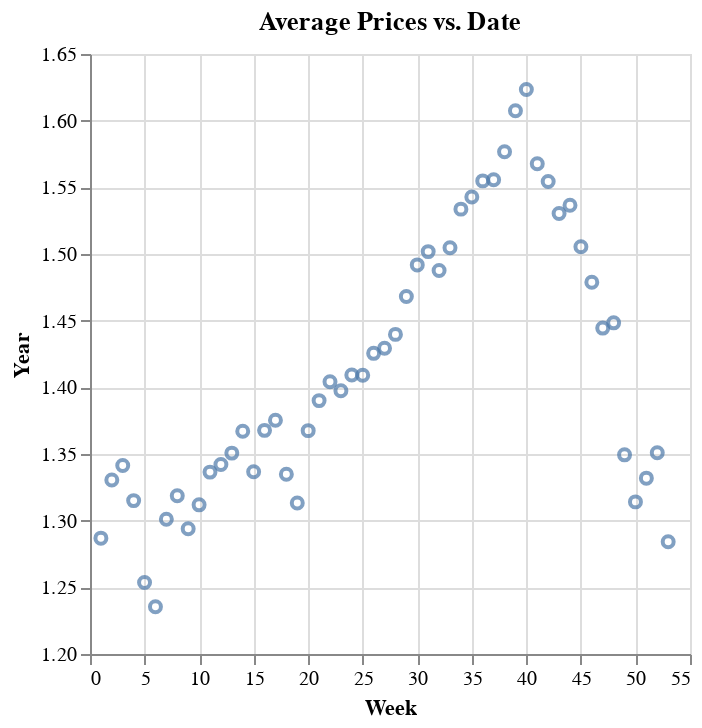

The code cell stored with this chart in its notebook:
### Code cell
"""
4. Plot Aggregated Data"
"""
# Create scatter plot to visualize weekly avg price of avos
scatter_weekly = alt.Chart(df_weekly).mark_point().encode(
    x=alt.X('wk', title="Week"),
    y=alt.Y('average_price', title="Average Price ($)")
            .title("Year")
            .scale(zero=False)
).properties(
    title='Average Prices vs. Date'
)

scatter_weekly.show() # Display chart. I had to force with .show() because chart was not rendering and displaying without it

### Figure 1 — Vega specification as saved in the notebook (floating-point values rounded to 4 significant figures)
{"$schema": "https://vega.github.io/schema/vega/v5.json", "data": [{"name": "source_0", "values": [{"average_price": 1.287, "wk": 1}, {"average_price": 1.331, "wk": 2}, {"average_price": 1.341, "wk": 3}, {"average_price": 1.315, "wk": 4}, {"average_price": 1.254, "wk": 5}, {"average_price": 1.235, "wk": 6}, {"average_price": 1.301, "wk": 7}, {"average_price": 1.319, "wk": 8}, {"average_price": 1.294, "wk": 9}, {"average_price": 1.312, "wk": 10}, {"average_price": 1.336, "wk": 11}, {"average_price": 1.342, "wk": 12}, {"average_price": 1.351, "wk": 13}, {"average_price": 1.367, "wk": 14}, {"average_price": 1.337, "wk": 15}, {"average_price": 1.368, "wk": 16}, {"average_price": 1.375, "wk": 17}, {"average_price": 1.335, "wk": 18}, {"average_price": 1.313, "wk": 19}, {"average_price": 1.368, "wk": 20}, {"average_price": 1.39, "wk": 21}, {"average_price": 1.404, "wk": 22}, {"average_price": 1.397, "wk": 23}, {"average_price": 1.409, "wk": 24}, {"average_price": 1.409, "wk": 25}, {"average_price": 1.425, "wk": 26}, {"average_price": 1.429, "wk": 27}, {"average_price": 1.44, "wk": 28}, {"average_price": 1.468, "wk": 29}, {"average_price": 1.492, "wk": 30}, {"average_price": 1.502, "wk": 31}, {"average_price": 1.488, "wk": 32}, {"average_price": 1.505, "wk": 33}, {"average_price": 1.534, "wk": 34}, {"average_price": 1.543, "wk": 35}, {"average_price": 1.555, "wk": 36}, {"average_price": 1.556, "wk": 37}, {"average_price": 1.577, "wk": 38}, {"average_price": 1.607, "wk": 39}, {"average_price": 1.623, "wk": 40}, {"average_price": 1.568, "wk": 41}, {"average_price": 1.554, "wk": 42}, {"average_price": 1.53, "wk": 43}, {"average_price": 1.537, "wk": 44}, {"average_price": 1.506, "wk": 45}, {"average_price": 1.479, "wk": 46}, {"average_price": 1.444, "wk": 47}, {"average_price": 1.448, "wk": 48}, {"average_price": 1.349, "wk": 49}, {"average_price": 1.314, "wk": 50}, {"average_price": 1.332, "wk": 51}, {"average_price": 1.351, "wk": 52}, {"average_price": 1.284, "wk": 53}]}, {"name": "source_0_x_domain_wk", "values": [{"min": 1, "max": 53}]}, {"name": "source_0_y_domain_average_price", "values": [{"min": 1.235, "max": 1.623}]}], "marks": [{"type": "symbol", "name": "marks", "from": {"data": "source_0"}, "encode": {"update": {"stroke": {"value": "#4c78a8"}, "y": {"field": "average_price", "scale": "y"}, "fill": {"value": "transparent"}, "x": {"field": "wk", "scale": "x"}, "opacity": {"value": 0.7}}}, "style": ["point"]}], "scales": [{"name": "x", "type": "linear", "domain": [{"signal": "(data(\"source_0_x_domain_wk\")[0] || {}).min"}, {"signal": "(data(\"source_0_x_domain_wk\")[0] || {}).max"}], "range": [0, {"signal": "width"}], "zero": true, "nice": true}, {"name": "y", "type": "linear", "domain": [{"signal": "(data(\"source_0_y_domain_average_price\")[0] || {}).min"}, {"signal": "(data(\"source_0_y_domain_average_price\")[0] || {}).max"}], "range": [{"signal": "height"}, 0], "zero": false, "nice": true}], "axes": [{"scale": "x", "maxExtent": 0, "labels": false, "ticks": false, "zindex": 0, "tickCount": {"signal": "ceil(width/40)"}, "orient": "bottom", "domain": false, "minExtent": 0, "grid": true, "aria": false, "gridScale": "y"}, {"scale": "y", "zindex": 0, "grid": true, "gridScale": "x", "minExtent": 0, "tickCount": {"signal": "ceil(height/40)"}, "ticks": false, "domain": false, "labels": false, "aria": false, "maxExtent": 0, "orient": "left"}, {"scale": "x", "zindex": 0, "orient": "bottom", "grid": false, "labelFlush": true, "title": "Week", "labelOverlap": true, "tickCount": {"signal": "ceil(width/40)"}}, {"scale": "y", "grid": false, "orient": "left", "zindex": 0, "title": "Year", "labelOverlap": true, "tickCount": {"signal": "ceil(height/40)"}}], "title": {"text": "Average Prices vs. Date", "frame": "group"}, "background": "white", "height": 300, "padding": 5, "width": 300, "style": "cell"}
